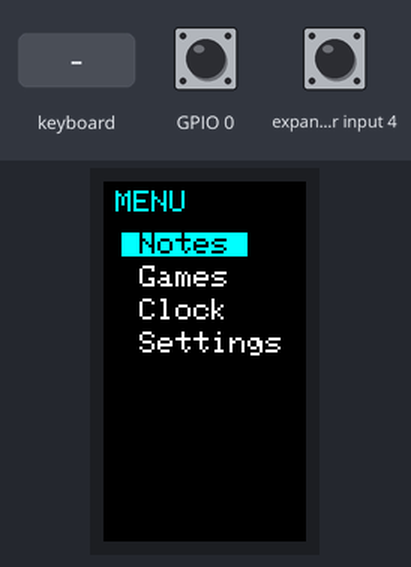
The sketch below on a simulated ESP32-S3. Shown: 135×240 colour display. The test bench sets the inputs (shaded band); at power-on: GPIO 0 HIGH, expander input 4 HIGH.

Above: at 1.3 s.
1.4 s: keyboard key ";" received
At 2.2 s:
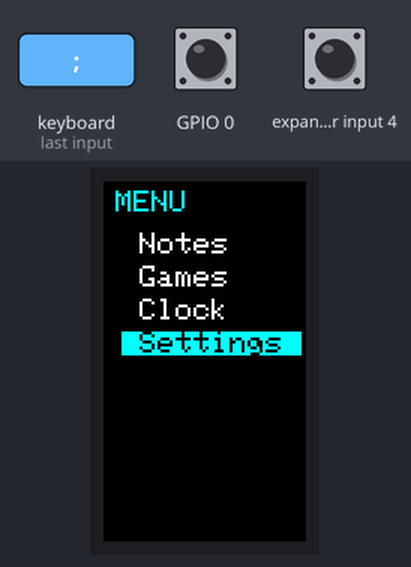
2.9 s: keyboard key ";" received
At 3.5 s:
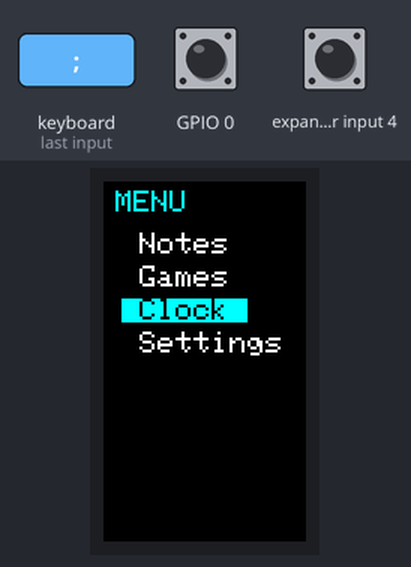
4.4 s: keyboard key ";" received
At 5.6 s:
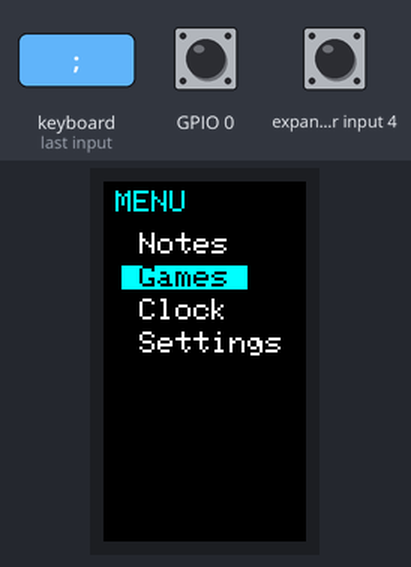
5.9 s: keyboard key "." received
At 6.9 s:
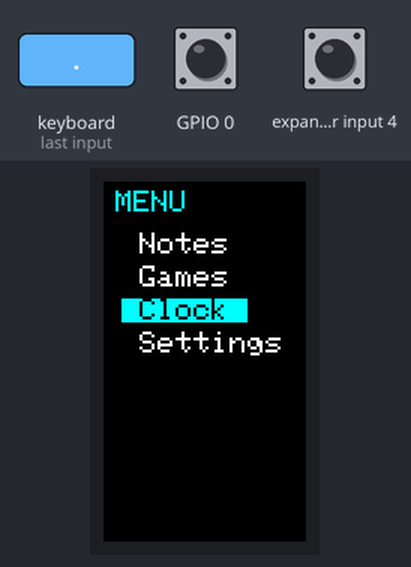
Timing chart, 0 to 8.4 s (numbered marks = the images above; inputs shaded):
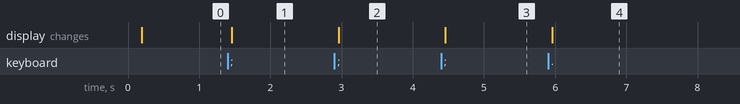

Measured:
- after the input at 1.4 s, the display: changes after 0.06 s (image 1)
- after the input at 2.9 s, the display: changes after 0.06 s (image 2)
- after the input at 4.4 s, the display: changes after 0.06 s (image 3)
- after the input at 5.9 s, the display: changes after 0.06 s (image 4)

The sketch:

M5_Stack_OS.ino
```cpp
#include <M5Cardputer.h>
const char* ITEMS[] = { "Notes", "Games", "Clock", "Settings" };
const int COUNT = sizeof(ITEMS) / sizeof(ITEMS[0]);
int sel = 0;
bool dirty = true;
const char K_UP=1, K_DOWN=2, K_LEFT=3, K_RIGHT=4, K_ENTER=5, K_BACK=6;

char readKey() {
  if(!M5Cardputer.Keyboard.isChange()) return 0;
  if(!M5Cardputer.Keyboard.isPressed()) return 0;
  auto st = M5Cardputer.Keyboard.keysState();
  if (st.enter) return K_ENTER;
  for (auto c : st.word) {
    if (c == ';') return K_UP;
    if (c == '.') return K_DOWN;
    if (c == ',') return K_LEFT;
    if (c == '/') return K_RIGHT;
    if (c == '`') return K_BACK;
    return c;
  }
  return 0;
}

void drawMenu() {
  auto& d = M5Cardputer.Display;
  d.fillScreen(TFT_BLACK);
  d.setTextColor(TFT_CYAN, TFT_BLACK);
  d.setTextSize(2); d.setCursor(8, 6); d.print("MENU");
  d.setTextSize(2);
  for (int i = 0; i < COUNT; i++) {
    int y = 34 + i * 22;
    if (i == sel) d.setTextColor(TFT_BLACK, TFT_CYAN);
    else          d.setTextColor(TFT_WHITE, TFT_BLACK);
    d.setCursor(12, y);
    d.printf(" %s ", ITEMS[i]);
  }
}
void setup() {
  auto cfg = M5.config();
  M5Cardputer.begin(cfg, true);
  M5Cardputer.Display.setRotation(1);
}
void loop() {
   M5Cardputer.update();
  if (dirty) { drawMenu(); dirty = false; }
  char k = readKey();
  if (k == K_DOWN) { sel = (sel + 1) % COUNT;         dirty = true; }
  if (k == K_UP)   { sel = (sel - 1 + COUNT) % COUNT; dirty = true; }
  if (k == K_ENTER) {
    auto& d = M5Cardputer.Display;
    d.fillScreen(TFT_BLACK); d.setTextColor(TFT_CYAN);
    d.setTextSize(2); d.setCursor(8, 55);
    d.printf("-> %s", ITEMS[sel]);
    delay(600); dirty = true;
  }
  delay(10);
}
```
